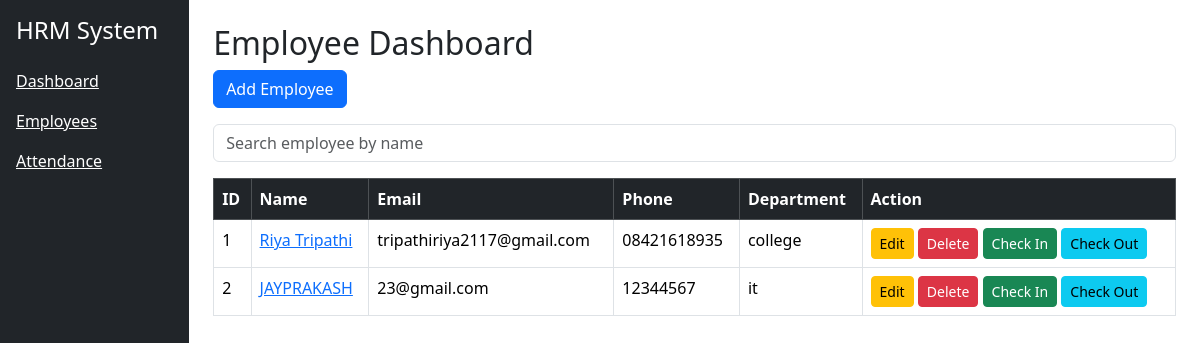
Page /employees on the earlier database version.
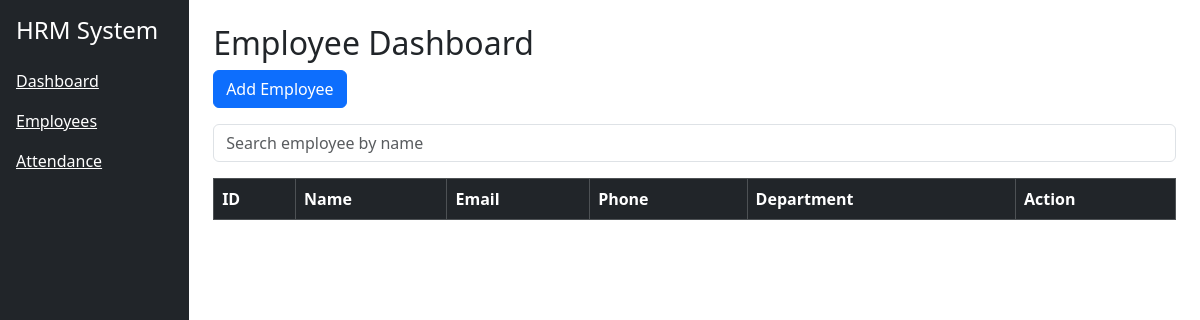
Same page on the later database version.
### models.py (models this page shows)
class Employee(db.Model):
    emp_id = db.Column(db.Integer, primary_key=True)
    emp_name = db.Column(db.String(100))
    email = db.Column(db.String(120))
    phone = db.Column(db.String(20))
    department_id = db.Column(db.Integer, db.ForeignKey('department.dept_id'))
    department = db.relationship('Department')
    status = db.Column(db.String(50), default='active')

class Department(db.Model):
    dept_id = db.Column(db.Integer, primary_key=True)
    dept_name = db.Column(db.String(100))
    description = db.Column(db.String(300))
    status = db.Column(db.String(50), default='active')

### routes/employee_routes.py (the view)
@employee_bp.route('/employees')
def employees():
    search = request.args.get('search')
    if search:
        employees = Employee.query.filter(
            Employee.emp_name.like(f"%{search}%"),
            Employee.status == "active"
        ).all()
    else:
        employees = Employee.query.filter_by(status="active").all()
    return render_template("employees.html", employees=employees)

### templates/employees.html
{% extends "base.html" %}
{% block content %}
<h2>Employee Dashboard</h2>
<a href="/add_employee" class="btn btn-primary mb-3">Add Employee</a>
<form method="GET" action="/employees" class="mb-3">
<input type="text" name="search" class="form-control" placeholder="Search employee by name">
</form>
<table class="table table-bordered">
<thead class="table-dark">
<tr>
<th>ID</th>
<th>Name</th>
<th>Email</th>
<th>Phone</th>
<th>Department</th>
<th>Action</th>
</tr>
</thead>
<tbody>
{% for emp in employees %}
<tr>
<td>{{ emp.emp_id }}</td>
<td>
<a href="/employee/{{ emp.emp_id }}">
{{ emp.emp_name }}
</a>
</td>
<td>{{ emp.email }}</td>
<td>{{ emp.phone }}</td>
<td>{{ emp.department.dept_name }}</td>
<td>
<a href="/edit_employee/{{ emp.emp_id }}" class="btn btn-warning btn-sm">Edit</a>
<a href="/delete_employee/{{ emp.emp_id }}"
class="btn btn-danger btn-sm"
onclick="return confirm('Delete this employee?')">
Delete
</a>
{% if emp.status == 'active' %}
<a href="/checkin/{{ emp.emp_id }}" class="btn btn-success btn-sm">Check In</a>
<a href="/checkout/{{ emp.emp_id }}" class="btn btn-info btn-sm">Check Out</a>
{% endif %}
</td>
</tr>
{% endfor %}
</tbody>
</table>
{% endblock %}

Differences in the rows shown:
removed Employee: emp_id "1", emp_name "Riya Tripathi", email "tripathiriya2117@gmail.com", phone "08421618935", department.dept_name "college"
removed Employee: emp_id "2", emp_name "JAYPRAKASH", email "23@gmail.com", phone "12344567", department.dept_name "it"
